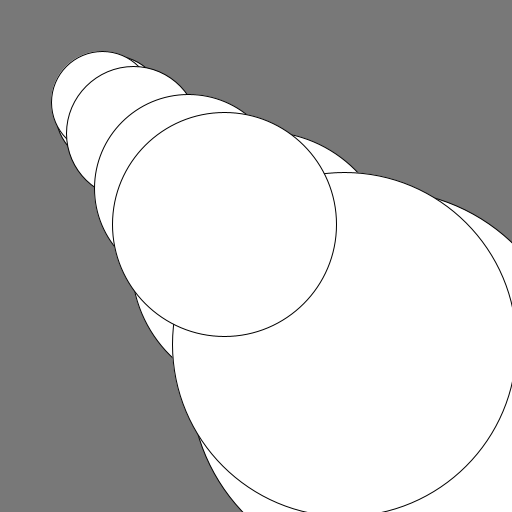
Frame 1 (no input)
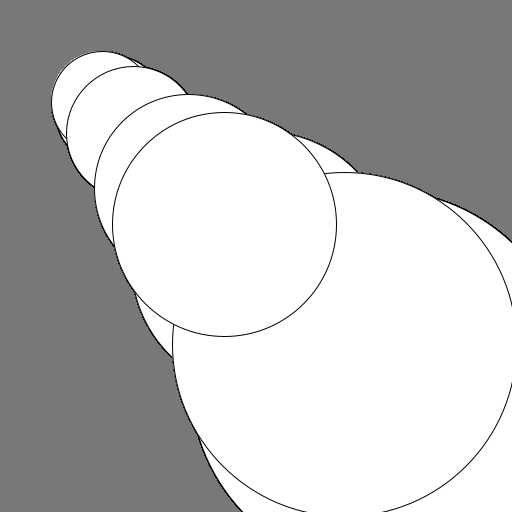
Frame 60 (the mouse pressed at the canvas centre just before this capture)
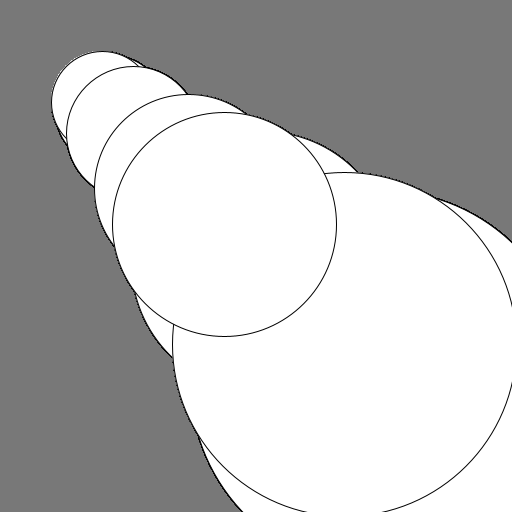
Frame 120 (the mouse held since frame 60 and released just before this capture)

The Processing sketch that drew these frames (run headless with seeded random() and noise(); from frame 60 on, the mouse is pressed at the canvas centre):

// Processing sketch: Arrays_demo
// ── Arrays_demo.pde
//exemplos de array com elementos definidos manualmente:
String [] txt = {"oi", "mundo", "tchau"};
int[] cores = {255, 0, 120};
//exemplo de array criado com 8 espaços vazios, para serem preenchidos automáticamente com código em um for loop:
int [] numeros = new int [8];

void setup() {
  size (512, 512);
  background(cores[2]);

  for (int i = 0; i < 8; i++) {
    numeros [i] = int(random(10, 400));

    //impede que o println rode antes que o array esteja pronto
    if (i == 7) {
      println(numeros);
    }
  }//for
}//setup

void draw() {
  fill (cores[0]);

  text(txt[0] + " " + txt[1] + " " + txt[2], 250, 250);

  for (int i=0; i < numeros.length; i++) {
    ellipse(numeros[i], numeros[i], numeros[i], numeros[i]);
  }

  //método acima demonstra a compatibilidade de inicializar elementos com arrays e for loops, 
  //ao contrário de usar apenas arrays com inicialização manual como no exemplo abaixo:
  
  //ellipse(numeros[7], numeros[6], numeros[5], numeros[4]);
  //ellipse(numeros[3], numeros[2], numeros[1], numeros[0]);
  //ellipse(...)
}
